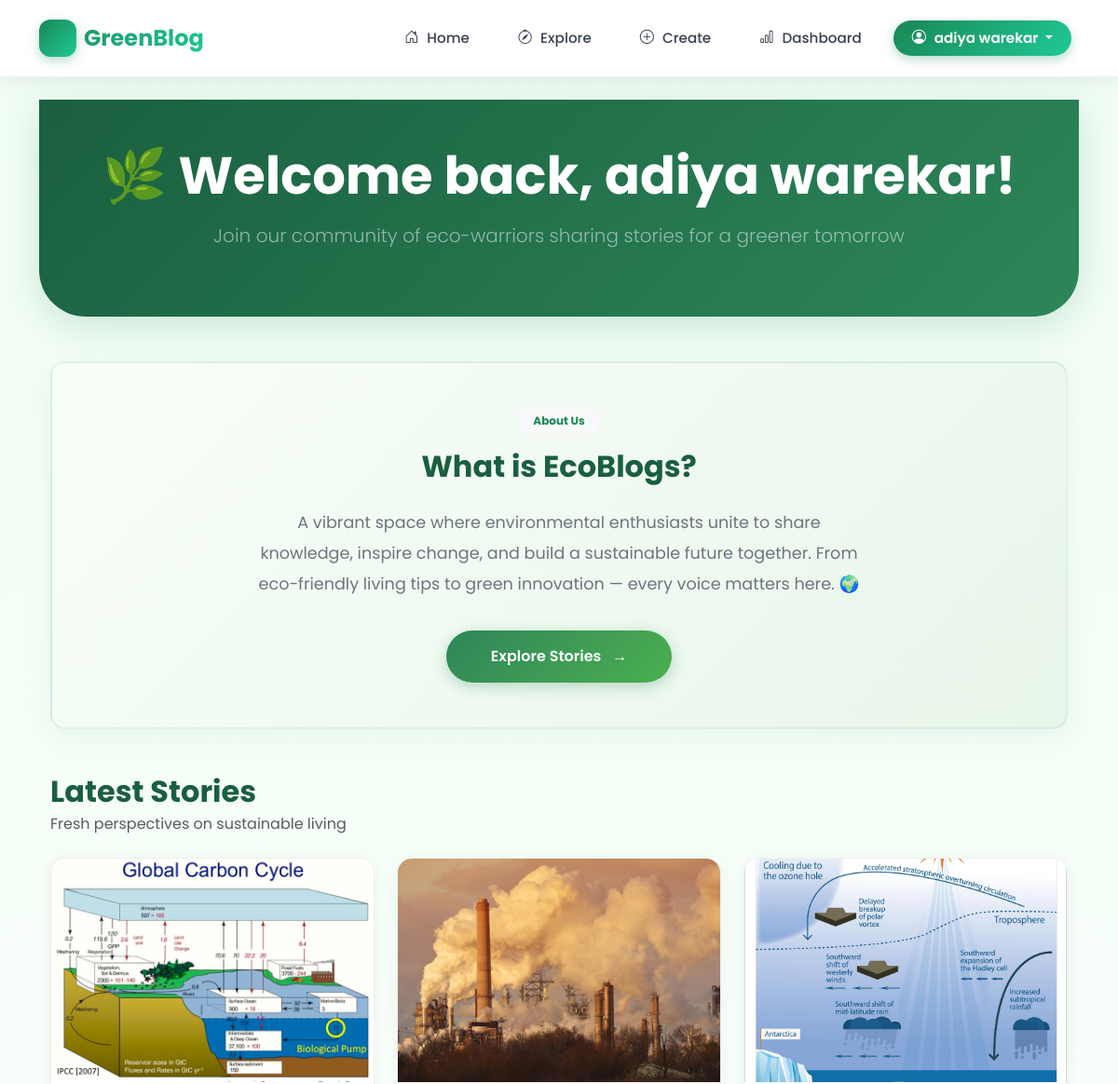
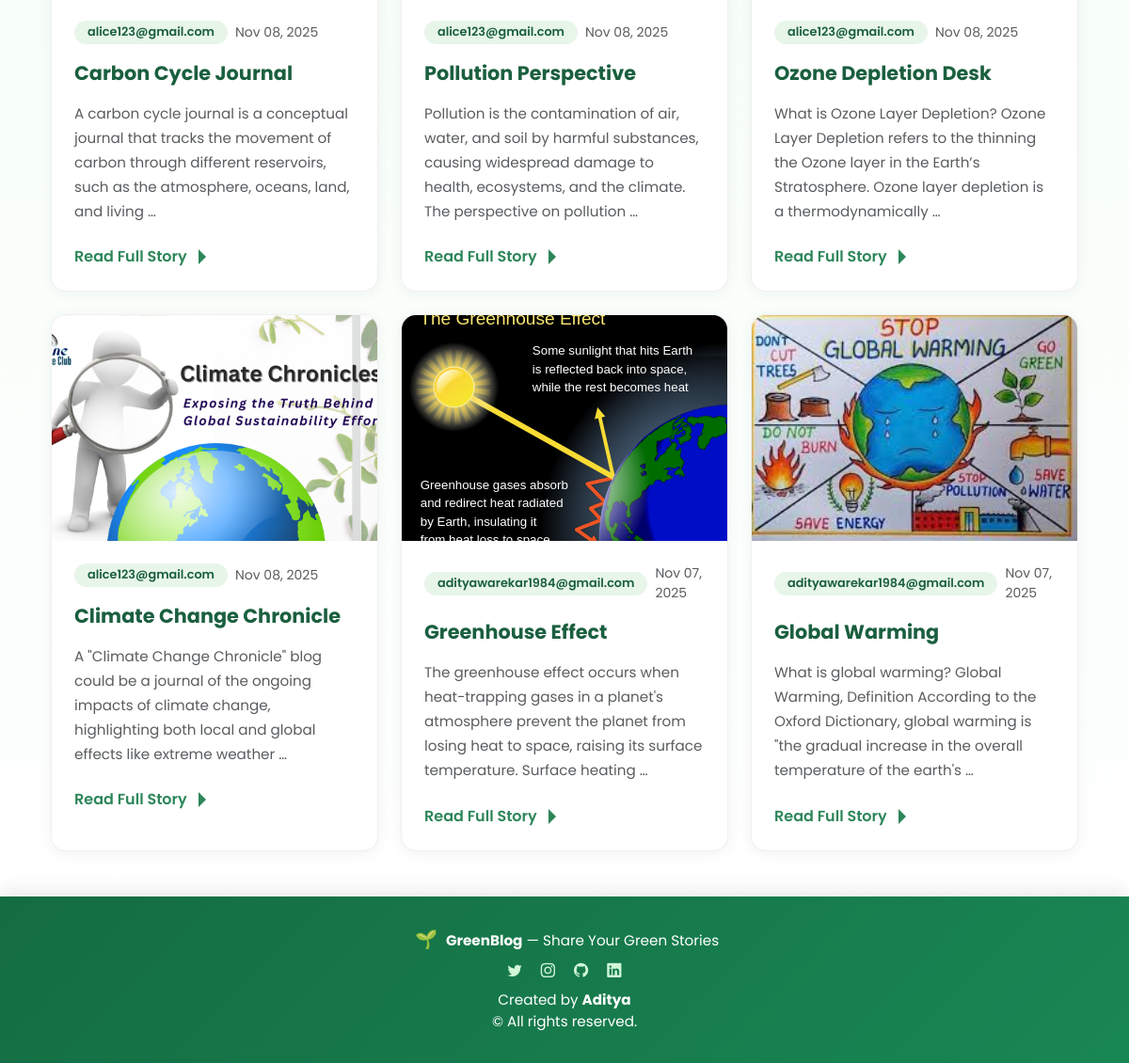
The app's page /home/ (signed in) with its own data (2 pictures, top to bottom).
### blog/models.py (models this page shows, shortened)
class Posts(models.Model):
    title = models.CharField(max_length=150)
    slug = models.SlugField(max_length=200, unique=True, blank=True)
    content = models.TextField()
    date_posted = models.DateTimeField(default=timezone.now)
    author = models.ForeignKey(User, on_delete=models.CASCADE)
    image = models.ImageField(upload_to='post_images/', null=True, blank=True)
    likes = models.ManyToManyField(User, related_name='liked_posts', blank=True)

### blog/views.py (the view)
# urls.py: path('home/', views.home_view, name='home'),
def home_view(request):
    if not request.user.is_authenticated:
        return redirect('login')
    posts = Posts.objects.all().order_by('-date_posted')
    return render(request, 'blog/home.html', {'posts': posts})

### blog/templates/blog/home.html (shortened to what this page needs)
{% extends 'blog/base.html' %}
{% load static %}
{% block content %}
<div class="hero-section text-center py-5 mb-5">
  <div class="container">
    <h1 class="display-4 fw-bold text-white mb-3">
      🌿 Welcome back, {{ user.first_name }}!
    </h1>
    <p class="lead text-white-50 mb-4">
      Join our community of eco-warriors sharing stories for a greener tomorrow
    </p>
  </div>
</div>
<section class="container mb-5">
  <div class="about-card p-5 rounded-4">
    <div class="row align-items-center">
      <div class="col-lg-8 mx-auto text-center">
        <span class="badge bg-light text-success px-3 py-2 rounded-pill mb-3">About Us</span>
        <h2 class="fw-bold mb-4" style="color: #1a5f3f;">What is EcoBlogs?</h2>
        <p class="text-secondary" style="font-size: 1.1rem; line-height: 1.9;">
          A vibrant space where environmental enthusiasts unite to share knowledge,
          inspire change, and build a sustainable future together. From eco-friendly
          living tips to green innovation — every voice matters here. 🌍
        </p>
        <a href="{% url 'explore' %}" class="btn btn-custom mt-3 px-5 py-3 rounded-pill">
          Explore Stories
          <i class="ms-2">→</i>
        </a>
      </div>
    </div>
  </div>
</section>
<div class="container mt-5 mb-5">
  <div class="d-flex justify-content-between align-items-center mb-4">
    <div>
      <h2 class="fw-bold mb-1" style="color: #1a5f3f;">Latest Stories</h2>
      <p class="text-muted mb-0">Fresh perspectives on sustainable living</p>
    </div>
  </div>
  <div class="row row-cols-1 row-cols-md-2 row-cols-lg-3 g-4">
    {% for post in posts %}
      <div class="col">
        <div class="blog-card h-100 rounded-4">
          <div class="blog-image-wrapper">
            {% if post.image %}
              <img src="{{ post.image.url }}" class="blog-image" alt="{{ post.title }}">
            {% else %}
              <img src="{% static 'default.jpg' %}" class="blog-image" alt="default image">
            {% endif %}
          </div>
          <div class="blog-content p-4">
            <div class="d-flex align-items-center gap-2 mb-3">
              <span class="badge badge-custom">{{ post.author.username }}</span>
              <span class="text-muted small">{{ post.date_posted|date:"M d, Y" }}</span>
            </div>
            <h4 class="blog-title fw-bold mb-3">{{ post.title }}</h4>
            <p class="blog-excerpt text-muted mb-4">
              {{ post.content|truncatewords:25 }}
            </p>
            <a href="{% url 'post_detail' slug=post.slug %}" class="read-more-link">
              Read Full Story
              <svg width="16" height="16" viewBox="0 0 16 16" fill="currentColor" class="ms-1">
                <path d="M8 0l8 8-8 8V0z"/>
              </svg>
            </a>
          </div>
        </div>
      </div>
    {% endfor %}
  </div>
</div>
{% endblock %}

### blog/templates/blog/base.html (shortened to what this page needs)
{% load static %}
<!DOCTYPE html>
<html lang="en">
<head>
  <link href="https://cdn.jsdelivr.net/npm/bootstrap@5.3.3/dist/css/bootstrap.min.css" rel="stylesheet">
  <link rel="stylesheet" href="https://cdn.jsdelivr.net/npm/bootstrap-icons@1.11.3/font/bootstrap-icons.min.css">
</head>
<body>
  <nav class="navbar navbar-expand-lg navbar-light sticky-top">
    <div class="container">
      <a class="navbar-brand" href="{% url 'home' %}">
        <div class="logo-icon">🌿</div>
        <span>GreenBlog</span>
      </a>
      <div class="collapse navbar-collapse" id="navmenu">
        <ul class="navbar-nav ms-auto align-items-center">
          {% if user.is_authenticated %}
            <li class="nav-item">
              <a class="nav-link" href="{% url 'home' %}">
                <i class="bi bi-house-door"></i> Home
              </a>
            </li>
            <li class="nav-item">
              <a class="nav-link" href="{% url 'explore' %}">
                <i class="bi bi-compass"></i> Explore
              </a>
            </li>
            <li class="nav-item">
              <a class="nav-link" href="{% url 'create_post' %}">
                <i class="bi bi-plus-circle"></i> Create
              </a>
            </li>
            <li class="nav-item">
              <a class="nav-link" href="{% url 'dashboard' %}">
                <i class="bi bi-bar-chart"></i> Dashboard
              </a>
            </li>
            <li class="nav-item dropdown">
              <a class="nav-link dropdown-toggle user-profile-btn" href="#" role="button" data-bs-toggle="dropdown">
                <i class="bi bi-person-circle"></i> {{ user.first_name }}
              </a>
            </li>
          {% endif %}
        </ul>
      </div>
    </div>
  </nav>
  <div class="container mt-4">
    {% block content %}{% endblock %}
  </div>
  <footer>
    <div class="container">
      <div class="row">
        <div class="col-md-12">
          <p class="mb-2">
            <span class="footer-icon">🌱</span>
            <strong>GreenBlog</strong> — Share Your Green Stories
          </p>
          <p class="mb-2">
            <a href="#"><i class="bi bi-twitter"></i></a>
            <a href="#"><i class="bi bi-instagram"></i></a>
            <a href="#"><i class="bi bi-github"></i></a>
            <a href="#"><i class="bi bi-linkedin"></i></a>
          </p>
          <p class="mb-0">
            Created by <strong>Aditya</strong>
            <br>© {{ now|date:"Y" }} All rights reserved.
          </p>
        </div>
      </div>
    </div>
  </footer>
</body>
</html>

### blog/templates/blog/base.html (style rules this page uses)
:root { --green-main: #198754; --green-light: #e6f4ea; --green-dark: #146c43; --gradient-green: linear-gradient(135deg, #198754 0%, #20c997 100%); }
* { font-family: 'Poppins', sans-serif; }
body { background: linear-gradient(to bottom, #f0fdf4 0%, #ffffff 100%); min-height: 100vh; display: flex; flex-direction: column; }
.navbar { background: rgba(255, 255, 255, 0.95) !important; backdrop-filter: blur(10px); padding: 1rem 0; box-shadow: 0 2px 20px rgba(0, 0, 0, 0.08); border-bottom: 1px solid rgba(25, 135, 84, 0.1); }
.navbar-brand { font-weight: 700; font-size: 1.5rem; background: var(--gradient-green); -webkit-background-clip: text; -webkit-text-fill-color: transparent; background-clip: text; display: flex; align-items: center; gap: 8px; }
.navbar-brand .logo-icon { background: var(--gradient-green); width: 40px; height: 40px; border-radius: 12px; display: flex; align-items: center; justify-content: center; font-size: 1.2rem; box-shadow: 0 4px 12px rgba(25, 135, 84, 0.3); }
.nav-link { color: #374151 !important; margin: 0 8px; padding: 8px 18px !important; border-radius: 25px; transition: all 0.3s ease; font-weight: 500; font-size: 0.95rem; position: relative; }
.nav-link i { margin-right: 5px; }
.user-profile-btn { background: var(--gradient-green); color: white !important; padding: 8px 20px !important; border-radius: 25px; font-weight: 600; box-shadow: 0 4px 12px rgba(25, 135, 84, 0.3); }
footer { background: linear-gradient(135deg, #146c43 0%, #198754 100%); color: white; text-align: center; padding: 2rem 1rem; margin-top: auto; font-size: 0.95rem; box-shadow: 0 -4px 20px rgba(0, 0, 0, 0.1); }
footer a { color: #d1f7d8; text-decoration: none; margin: 0 8px; font-weight: 500; transition: color 0.3s ease; }
.footer-icon { font-size: 1.2rem; margin: 0 5px; }

### blog/templates/blog/home.html (style rules this page uses)
:root { --primary-green: #2d8659; --dark-green: #1a5f3f; --light-green: #e8f5e9; --accent-green: #4caf50; --hover-green: #237a4a; }
.hero-section { background: linear-gradient(135deg, var(--dark-green) 0%, var(--primary-green) 100%); border-radius: 0 0 50px 50px; box-shadow: 0 10px 40px rgba(45, 134, 89, 0.2); }
.about-card { background: linear-gradient(135deg, #f8fff9 0%, var(--light-green) 100%); border: 2px solid rgba(45, 134, 89, 0.1); box-shadow: 0 8px 30px rgba(45, 134, 89, 0.08); }
.btn-custom { background: linear-gradient(135deg, var(--primary-green), var(--accent-green)); color: white; border: none; font-weight: 600; transition: all 0.3s ease; box-shadow: 0 4px 15px rgba(45, 134, 89, 0.3); }
.blog-card { background: white; border: 1px solid rgba(0, 0, 0, 0.06); overflow: hidden; transition: all 0.4s cubic-bezier(0.4, 0, 0.2, 1); box-shadow: 0 2px 15px rgba(0, 0, 0, 0.05); }
.blog-image-wrapper { width: 100%; height: 240px; overflow: hidden; position: relative; background: linear-gradient(135deg, var(--light-green), #fff); }
.blog-image { width: 100%; height: 100%; object-fit: cover; object-position: center; transition: transform 0.6s ease; }
.blog-content { display: flex; flex-direction: column; }
.badge-custom { background: var(--light-green); color: var(--dark-green); font-weight: 600; padding: 6px 14px; border-radius: 20px; font-size: 0.8rem; }
.blog-title { color: var(--dark-green); font-size: 1.3rem; line-height: 1.4; transition: color 0.3s ease; }
.blog-excerpt { font-size: 0.95rem; line-height: 1.7; flex-grow: 1; }
.read-more-link { color: var(--primary-green); text-decoration: none; font-weight: 600; display: inline-flex; align-items: center; transition: all 0.3s ease; }
.read-more-link svg { transition: transform 0.3s ease; }

### records on screen
Posts: image (picture), author.username "alice123@gmail.com", date_posted "Nov 08, 2025", title "Carbon Cycle Journal", content "A carbon cycle journal is a conceptual journal that tracks the movement of carbon through different reservoirs, such as the atmosphere, oceans, land, and living …"
Posts: image (picture), author.username "alice123@gmail.com", date_posted "Nov 08, 2025", title "Pollution Perspective", content "Pollution is the contamination of air, water, and soil by harmful substances, causing widespread damage to health, ecosystems, and the climate. The perspective on pollution …"
Posts: image (picture), author.username "alice123@gmail.com", date_posted "Nov 08, 2025", title "Ozone Depletion Desk", content "What is Ozone Layer Depletion? Ozone Layer Depletion refers to the thinning the Ozone layer in the Earth’s Stratosphere. Ozone layer depletion is a thermodynamically …"
Posts: image (picture), author.username "alice123@gmail.com", date_posted "Nov 08, 2025", title "Climate Change Chronicle", content "A \"Climate Change Chronicle\" blog could be a journal of the ongoing impacts of climate change, highlighting both local and global effects like extreme weather …"
Posts: image (picture), author.username "adityawarekar1984@gmail.com", date_posted "Nov 07, 2025", title "Greenhouse Effect", content "The greenhouse effect occurs when heat-trapping gases in a planet's atmosphere prevent the planet from losing heat to space, raising its surface temperature. Surface heating …"
Posts: image (picture), author.username "adityawarekar1984@gmail.com", date_posted "Nov 07, 2025", title "Global Warming", content "What is global warming? Global Warming, Definition According to the Oxford Dictionary, global warming is \"the gradual increase in the overall temperature of the earth's …"

### other values on screen
{{ user.first_name }} "adiya warekar"
